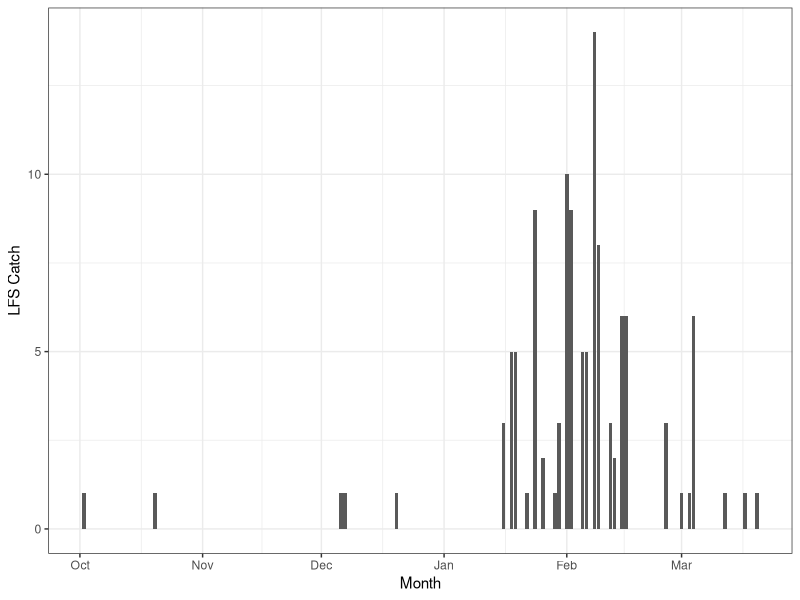
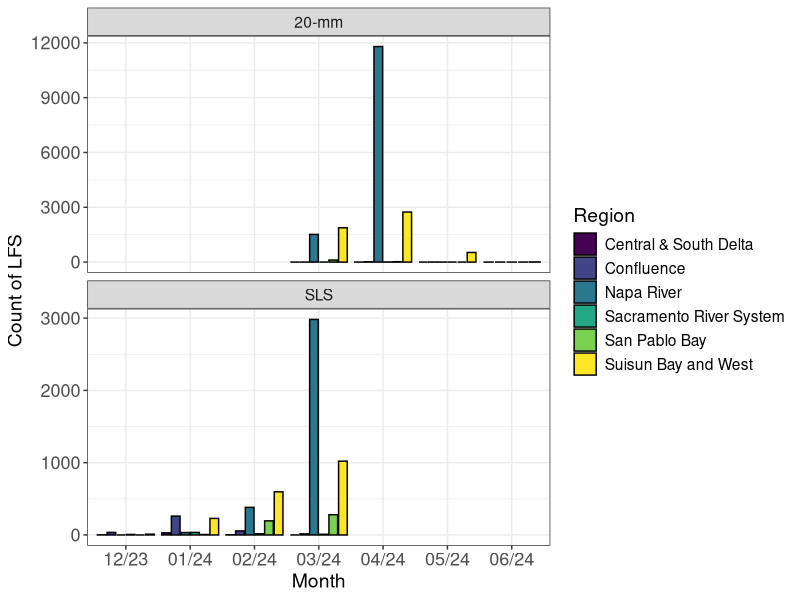
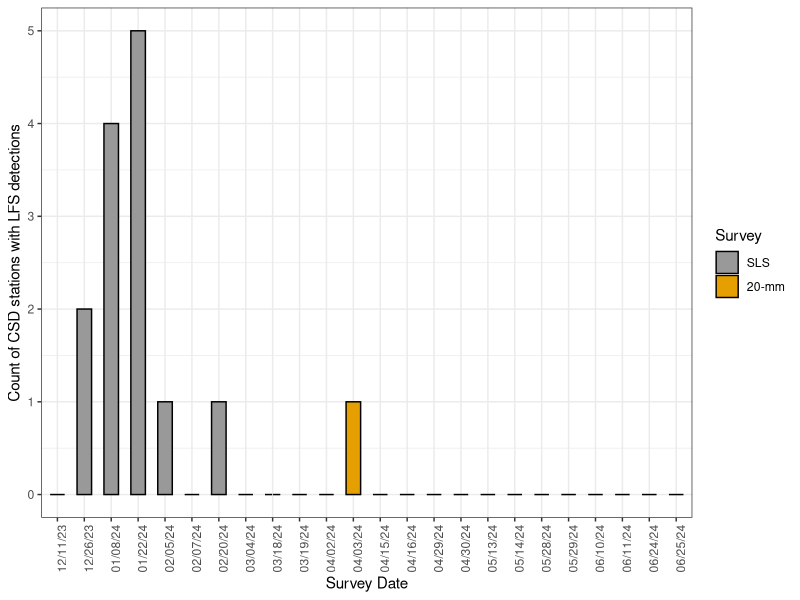
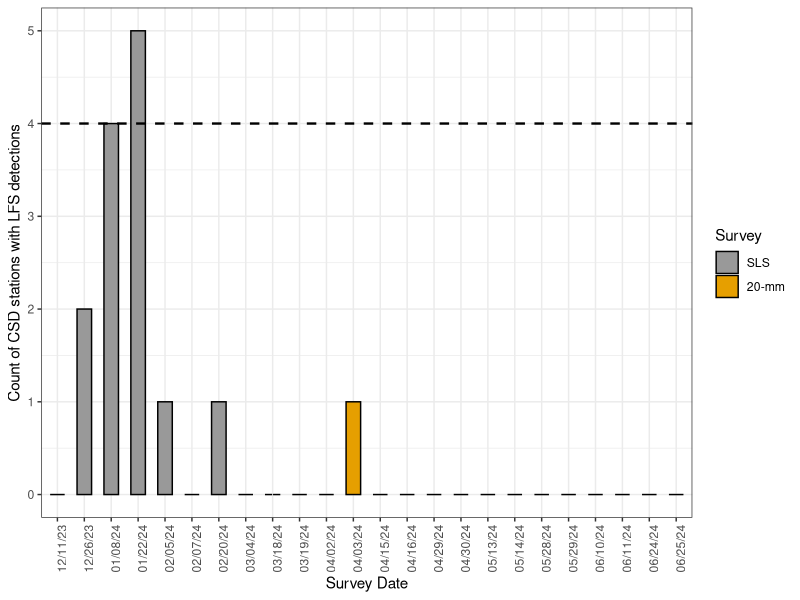
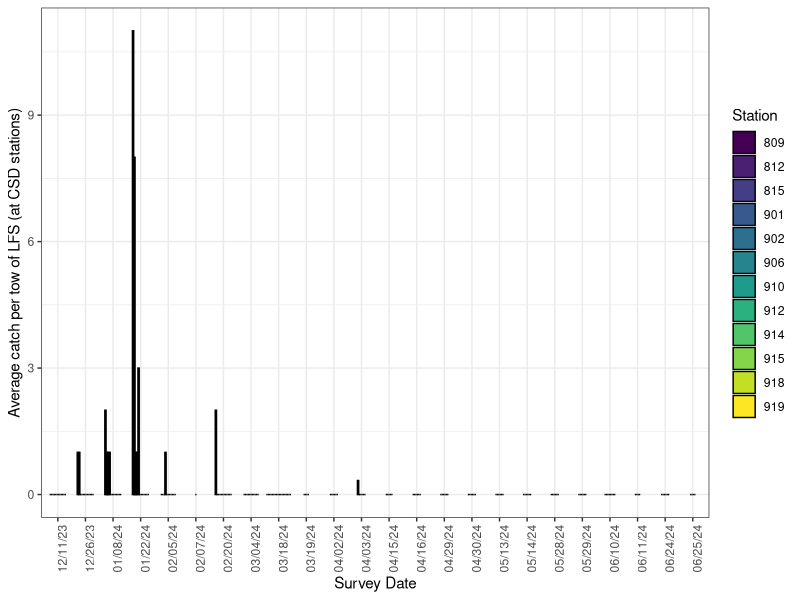
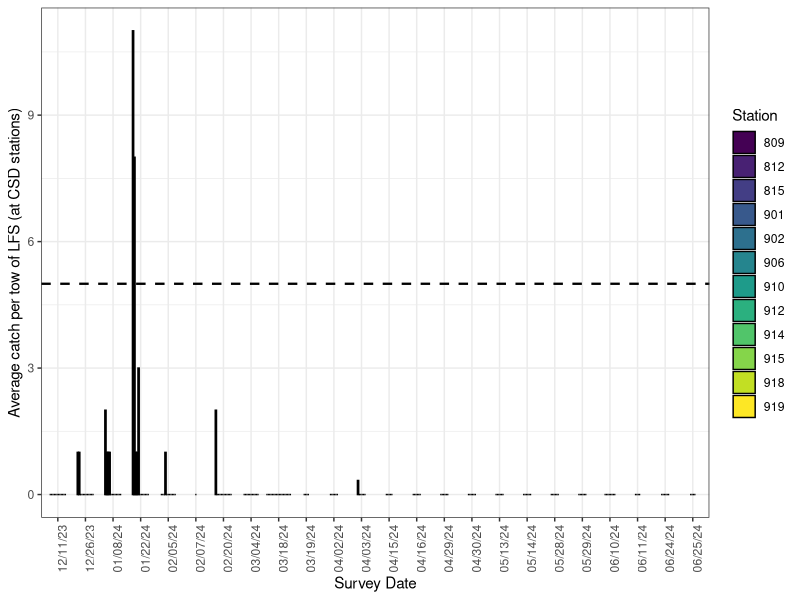
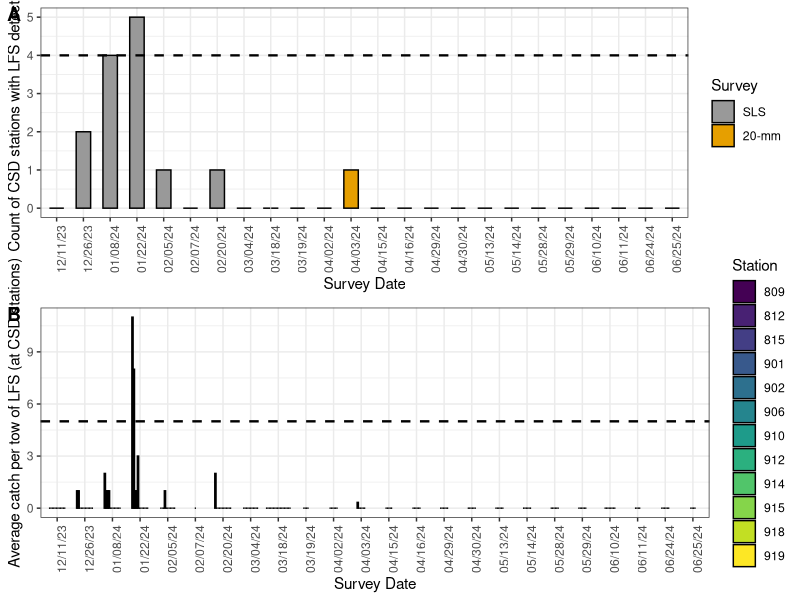
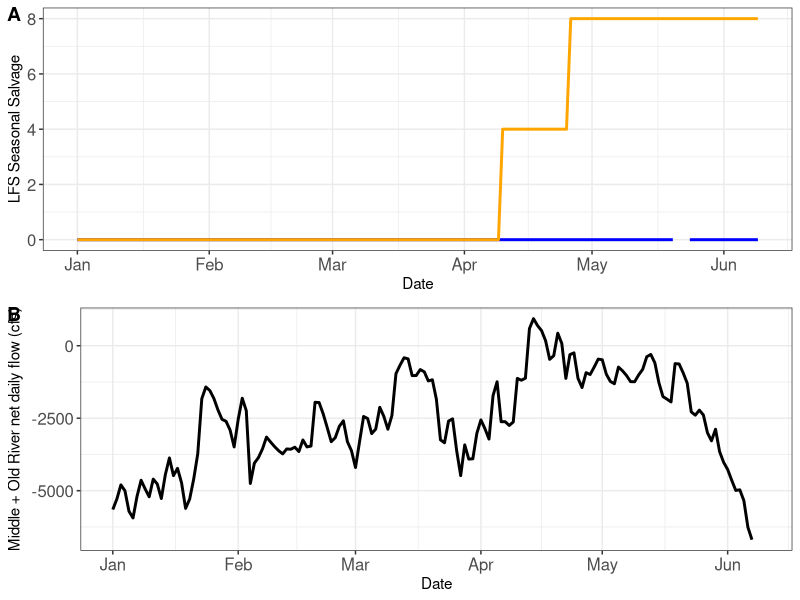

Reproduce these figures in R, in order.
## ---- chunk 1
library(tidyverse)
library(lubridate)
library(ggpubr)
## ---- chunk 2
#data provided by Jonathan Speegle

chipps <- read.csv("LongfinSmelt/Data/Chipps Island Trawls LFS Oct2023-Jun2024.csv", stringsAsFactors = F)
chipps$SampleDate<-mdy(chipps$SampleDate)

#filter to >60mm
chipps.ad <- filter(chipps, ForkLength >= 60)

#plot catch over time
ggplot(data=chipps.ad, aes(x=SampleDate, y=SumOfCount)) +
    geom_bar(stat="identity") +
    theme_bw() +
    ylab("LFS Catch") +
    xlab("Month") +
    scale_x_date(date_breaks = "1 month", date_labels = "%b")

ggsave("LongfinSmelt/Plots/chipps_plot.png", height=4, width=7, units="in")
## ---- chunk 3
#data provided by Vanessa Mora

twentymm <- read.csv("LongfinSmelt/Data/20-mm LFS Catch Data 2024.csv", stringsAsFactors = F)
twentymm$SampleDate<-mdy(twentymm$Date)
twentymm$SurveyType <- "20-mm"

sls <- read.csv("LongfinSmelt/Data/SLS LFS Catch Data 2024.csv", stringsAsFactors = F)
sls$SampleDate<-mdy(sls$Date)
sls$SurveyType <- "SLS"

#combine datasets
twentymm2 <- twentymm[c(1,3:4, 8:11)]
sls2 <- sls[c(1,3:4,7:10)]

survey <- rbind(twentymm2,sls2)
survey$my <- format(as.Date(survey$SampleDate, format="%m/%Y/%d"),"%m/%y")

#get total catch per region to inform text updates
year<-survey %>% 
  group_by(Region) %>% 
  summarize("Count"= sum(Catch))

#get total catch by month to inform text updates
totalm<-survey %>% 
  group_by(my) %>% 
  summarize("Count"= sum(Catch))

#plot by survey
#get monthly catch
month2<-survey %>% 
  group_by(Region, SurveyType, my) %>% 
  summarize("Count"= sum(Catch))

#plot

month2$my <- factor(month2$my, levels=c("12/23", "01/24", "02/24", "03/24", "04/24", "05/24", "06/24"))

ggplot(data=month2, aes(x=my, y=Count, fill=Region)) +
    geom_bar(stat = "identity", position="dodge2",  colour="black") +
    facet_wrap(~SurveyType, ncol=1, scales = "free_y") +
    theme_bw() +
    ylab("Count of LFS") +
    xlab("Month") +
    theme(legend.position = "right") +
    theme(text = element_text(size = 14)) +
    theme(axis.text = element_text(size = 13)) +
    scale_fill_viridis_d()
    
ggsave("LongfinSmelt/Plots/catch_plot2.png", height=8, width=8.5, units="in")
## ---- chunk 4
#survey plot-------------------------------
survey.csd <- filter(survey, Region == "Central & South Delta")
survey.csd$Station<-as.character(survey.csd$Station)

survey.csd$SampleDate <- format(as.Date(survey.csd$SampleDate, format="%Y/%m/%d"),"%m/%d/%y")

#sum by station
csd.surv1<-survey.csd %>% 
  group_by(SampleDate, SurveyType, Station, Survey) %>% 
  summarize("Count"= sum(Catch))

csd.surv1$Detec <- ifelse(csd.surv1$Count>0, 1, 0)

#sum stations with detection by survey
csd.surv<-csd.surv1 %>% 
  group_by(SampleDate, SurveyType, Survey) %>% 
  summarize("detections"= sum(Detec))

csd.surv$SampleDate <- factor(csd.surv$SampleDate, levels=c("12/11/23", "12/26/23", "01/08/24", "01/22/24", "02/05/24", "02/07/24", "02/20/24", "03/04/24", "03/18/24", "03/19/24", "04/02/24", "04/03/24", "04/15/24", "04/16/24", "04/29/24", "04/30/24", "05/13/24", "05/14/24", "05/28/24", "05/29/24", "06/10/24", "06/11/24", "06/24/24", "06/25/24"))
csd.surv$SurveyType <- factor(csd.surv$SurveyType, levels=c("SLS", "20-mm"))

#plot
cbbPalette <- c("#999999", "#E69F00")

su <- ggplot(data=csd.surv, aes(x=SampleDate, y=detections, fill=SurveyType)) +
    geom_bar(stat = "identity", position="dodge2", width = 0.6, colour="black") +
    theme_bw() +
    ylab("Count of CSD stations with LFS detections") +
    xlab("Survey Date") +
    labs(fill='Survey') +
    scale_fill_manual(values=cbbPalette) +
    theme(axis.text.x = element_text(angle = 90))
su
surv <- su + geom_hline(yintercept=4, linetype="dashed", color = "black", size = .8)
surv

#station plot------------------------------
#average by station
csd.stat<-survey.csd %>% 
  group_by(SampleDate, SurveyType, Station) %>% 
  summarize("Count"= mean(Catch))

csd.stat$SampleDate <- as.character(csd.stat$SampleDate)

csd.stat$SampleDate <- factor(csd.stat$SampleDate, levels=c("12/11/23", "12/26/23", "01/08/24", "01/22/24", "02/05/24", "02/07/24", "02/20/24", "03/04/24", "03/18/24", "03/19/24", "04/02/24", "04/03/24", "04/15/24", "04/16/24", "04/29/24", "04/30/24", "05/13/24", "05/14/24", "05/28/24", "05/29/24", "06/10/24", "06/11/24", "06/24/24", "06/25/24"))

#plot catch by station
s <- ggplot(data=csd.stat, aes(x=SampleDate, y=Count, fill=Station)) +
    geom_col(position = position_dodge2(width = 0.9, preserve = "single"), colour="black") +
    theme_bw() +
    ylab("Average catch per tow of LFS (at CSD stations)") +
    xlab("Survey Date") +
    scale_fill_viridis_d() +
    theme(axis.text.x = element_text(angle = 90))
s
stat <- s + geom_hline(yintercept=5, linetype="dashed", color = "black", size = .8)
stat

#combine----------------------------------

figure <- ggarrange(surv, stat,
                    labels = c("A", "B"),
                    ncol = 1, nrow = 2)
figure

ggsave("LongfinSmelt/Plots/survey_station_plot.png", height=8, width=7, units="in")

#notes: 
#COA 8.4.2 covers larval and juvenile Longfin Smelt (LFS) entrainment protection. One of the  criteria is “From January 1 through June 30, when a single Smelt Larva Survey (SLS) or 20-mm Survey (20-mm) sampling period exceeds one of the following thresholds: LFS catch per tow exceeds five LFS larvae or juveniles in two or more of the 12 stations in the central Delta and south Delta (Stations 809, 812, 815, 901, 902, 906, 910, 912, 914, 915, 918, 919).” Occasionally adverse conditions, such as excessive submerged aquatic vegetation, require survey crews to reduce the tow duration to effectively sample a station. If tow duration is reduced at a station, the catch during that shorter tow shall be expanded to be representative of a standard 10-minute tow to determine if the threshold is exceeded. For example, if three LFS larvae are caught during a five-minute tow the catch will be expanded to six LFS larvae and therefore the threshold will be considered exceeded and the COA triggered. In the case of the 20-mm Survey, which conducts multiple tows at a station, the threshold is considered exceeded if the average of all tows conducted at station, during a single survey, exceeds five LFS larvae.
## ---- chunk 5
#data from: Walter Griffiths

salvage <- read.csv("LongfinSmelt/Data/Total.Salvage_2024.csv",  stringsAsFactors = F)
salvage$Date<-mdy(salvage$DATE)

#plot seasonal salvage
salvage$State.Season.Salvage<-as.numeric(salvage$State.Season.Salvage)
salvage$Federal.Season.Salvage<-as.numeric(salvage$Federal.Season.Salvage)

sal <- ggplot() +
    geom_line(data=salvage, aes(x=Date, y=State.Season.Salvage), color="blue", linewidth=1) +
    geom_line(data=salvage, aes(x=Date, y=Federal.Season.Salvage), color="orange", linewidth=1, position=position_dodge(width=0.2)) +
    theme_bw() +
    ylab("LFS Seasonal Salvage") +
    xlab("Date") +
    scale_x_date(date_breaks = "1 month", date_labels = "%b") +
    theme(axis.text = element_text(size = 12)) 

#plot flow
salvage$OMR <- as.numeric(gsub(",", "", salvage$Middle...Old.R.Net.Daily.Flow..cfs.))

flow <- ggplot() +
    geom_line(data=salvage, aes(x=Date, y= OMR), linewidth=1) +
    theme_bw() +
    ylab("Middle + Old River net daily flow (cfs)") +
    xlab("Date") +
    scale_x_date(date_breaks = "1 month", date_labels = "%b")+
    theme(axis.text = element_text(size = 12)) 

figure <- ggarrange(sal, flow,
                    labels = c("A", "B"),
                    ncol = 1, nrow = 2)
figure

ggsave("LongfinSmelt/Plots/2023salvage.png", height=7, width=8, units="in")
